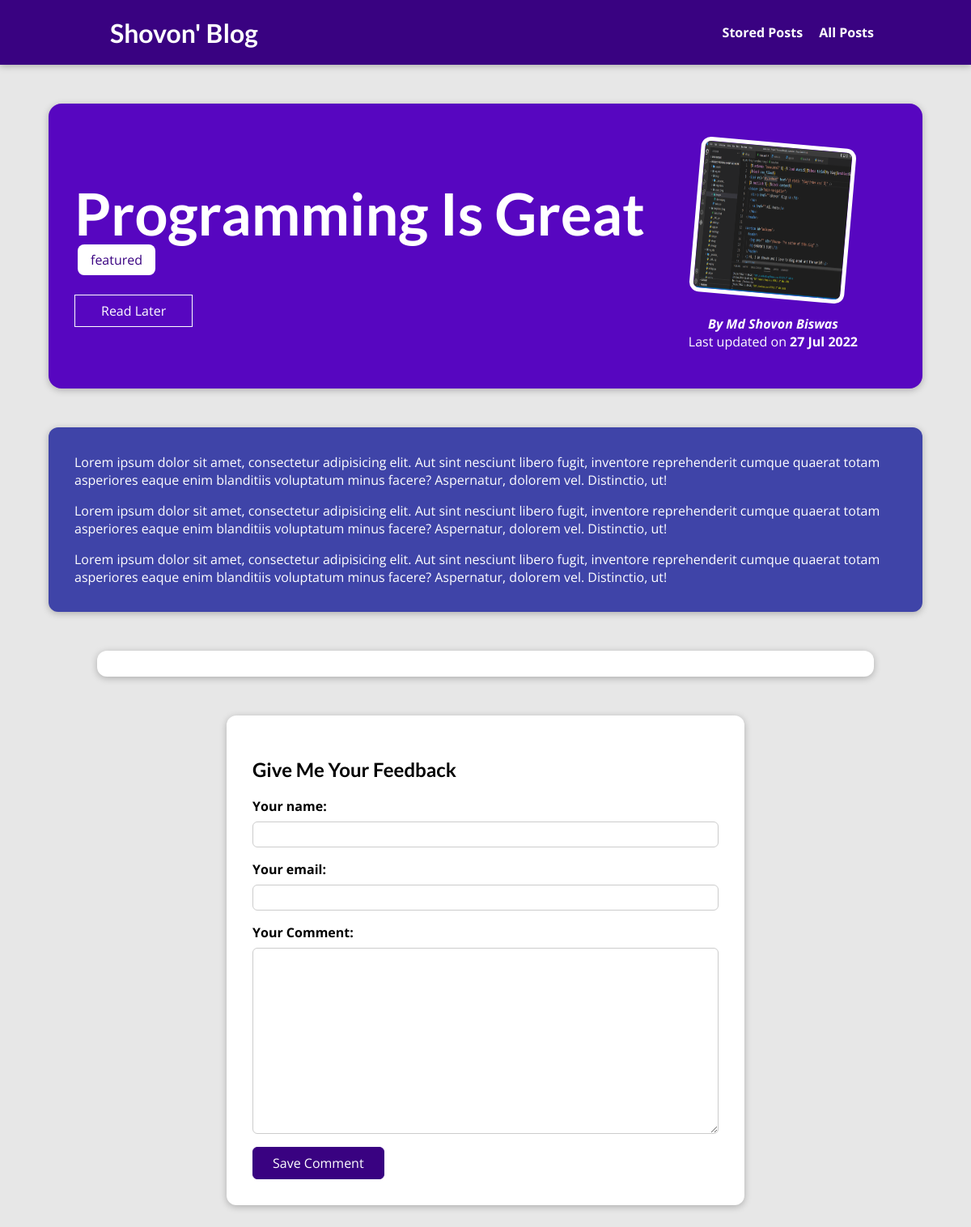
Page /posts/programming-is-fun on the committed database.
### blog/models.py (models this page shows, shortened)
class Post(models.Model):
    title = models.CharField(max_length=100)
    excerpt = models.TextField(max_length=100)
    image = models.ImageField(upload_to = "posts", null = True)
    date = models.DateField(auto_now=True)
    slug = models.SlugField(unique=True, db_index=True)
    content = models.TextField(validators=[MinLengthValidator(10)])
    author = models.ForeignKey(
        Author, on_delete=models.SET_NULL, null= True, related_name = "posts")
    tag = models.ManyToManyField(Tag)

class Tag(models.Model):
    captions = models.CharField(max_length=20)

class Author(models.Model):
    first_name = models.CharField(max_length=100)
    last_name = models.CharField(max_length=100)
    email = models.EmailField()
    def full_name(self):
        return f'{self.first_name} {self.last_name}'
    def __str__(self):
        return self.full_name()

### blog/views.py (the view, shortened to what this page needs)
# urls.py: path('posts/<slug:slug>', views.SinglePageView.as_view(), name="post-detail-page"),
class SinglePageView(View):
    def is_stored_post(self,request, post_id):
        stored_posts = request.session.get("stored_posts")
        if stored_posts is not None:
            is_saved_for_later = post_id in stored_posts
        else:
            is_saved_for_later = False
        return is_saved_for_later
    def get(self, request, slug):
        post = Post.objects.get(slug=slug)
        context = {
            "post": post,
            "post_tags":post.tag.all(),
            "comment_form": CommentForm(),
            "comments": post.comments.all().order_by('-id'),
            "saved_for_later": self.is_stored_post(request, post.id)
        }
        return render(request, 'blog/post-details.html', context)

### blog/forms.py
class CommentForm(forms.ModelForm):
    class Meta:
        model = Comment
        exclude = ["post"]
        labels = {
            "user_name": "Your name",
            "user_email": "Your email",
            "text": "Your Comment"
        }

### blog/templates/blog/post-details.html (shortened to what this page needs)
{% extends 'base.html' %} {%load static%}  {%block css_files%}
<link rel="stylesheet" href="{% static 'blog/post-detail.css' %}" />
{% endblock %} {%block content%}
<section id="summary">
  <h2>{{post.title}}</h2>
  <div>
    {% for tag in post_tags %}
    <span class="tag"> {{tag.captions}} </span>
    {% endfor %}
  </div>
  <div class="read-later">
    <form action="{% url 'read-later'%} " method="POST">
      <button>
        {% if saved_for_later %}
          Remove from "Read Later"
        {% else %}
          Read Later
        {% endif %}
      </button>
    </form>
  </div>
  <article>
    <img src="{{ post.image.url }}" alt="{{post.title}}" />
    <address>
      By
      <a href="mailto:{{ post.author.email_address}}"> {{post.author|title}}</a>
    </address>
    <div>Last updated on <time> {{post.date|date:"d M Y"}}</time></div>
  </article>
</section>
<main id="para">{{post.content|linebreaks}}</main>
<section id="comment">
</section>
<section id="comment_form">
  <h2>Give Me Your Feedback</h2>
  <form action="{% url 'post-detail-page' post.slug %}" method="POST">
    {% csrf_token %} {% for form_field in comment_form%}
    <div class="form-control {% if form_field.errors %} invalid {% endif %}">
      {{ form_field.label_tag }} {{ form_field }} {{ form_field.errors }}
    </div>
    {% endfor %}
    <button>Save Comment</button>
  </form>
</section>
{% endblock %}

### static/app.css (style rules this page uses)
* { box-sizing: border-box; }
html { font-family: "Open Sans", "Lato", sans-serif; }
body { margin: 0; }
h1, h2, h3 { font-family: "Lato", sans-serif; font-weight: bold; }

### blog/static/blog/post-detail.css (style rules this page uses)
body { background-color: #e7e7e7; }
#summary { margin: 8rem auto 3rem auto; padding: 2rem; width: 90%; max-width: 90rem; border-radius: 16px; background-color: #5706c0; position: relative; box-shadow: 0 2px 8px rgba(0, 0, 0, 0.25); height: 22rem; }
#summary h2 { color: #fff; font-size: 4.5rem; margin-bottom: 0.25rem; }
#summary article { position: absolute; top: 2rem; right: 3rem; padding: 1rem 2rem; border-radius: 12px; text-align: center; color: white; }
#summary article img { width: 12rem; height: 12rem; border-radius: 12px; transform: rotateZ(5deg); border: 5px solid #fff; margin-bottom: 1rem; }
#summary address { font-weight: bold; }
#summary a { color: #fff; text-decoration: none; }
#summary time { font-weight: bold; }
#para { margin: 3rem auto; width: 90%; max-width: 90rem; border-radius: 12px; background-color: #3f44a8; box-shadow: 0 2px 8px rgba(0, 0, 0, 0.25); padding: 1rem 2rem; color: #fff; }
.tag { background-color: #fff; color: #390281; padding: 0.5rem 1rem; margin: 4px; border-radius: 8px; }
#comment_form button { font: inherit; background-color: #390281; color: white; border: 1px solid #390281; padding: 0.5rem 1.5rem; border-radius: 6px; cursor: pointer; }
#comment_form { margin: 3rem auto; width: 90%; max-width: 40rem; border-radius: 12px; background-color: white; box-shadow: 0 2px 8px rgba(0, 0, 0, 0.25); padding: 2rem; }
.form-control { margin-bottom: 1rem; }
.form-control label { font-weight: bold; margin-bottom: 0.5rem; display: block; }
.form-control input, .form-control textarea { display: block; width: 100%; font: inherit; padding: 0.25rem; border-radius: 6px; border: 1px solid #ccc; }
#comment { margin: 3rem auto; width: 90%; max-width: 60rem; border-radius: 12px; background-color: white; box-shadow: 0 2px 8px rgba(0, 0, 0, 0.25); padding: 1rem 2rem; }
.read-later { margin: 2rem 0; }
.read-later button { background-color: transparent; border: 1px solid white; padding: 0.5rem 2rem; font: inherit; color: white; }

### rows in the picture
Post: title "Programming Is Great", image (picture), author "Md Shovon Biswas", date "27 Jul 2022", content "Lorem ipsum dolor sit amet, consectetur adipisicing elit. Aut sint nesciunt libero fugit, inventore reprehenderit cumque quaerat totam asperiores eaque enim blanditiis voluptatum minus facere? Aspernatur, dolorem vel. Distinctio, ut! Lorem ipsum dolor sit amet, consectetur adipisicing elit. Aut sint nesciunt libero fugit, inventore reprehenderit cumque quaerat totam asperiores eaque enim blanditiis voluptatum minus facere? Aspernatur, dolorem vel. Distinctio, ut! Lorem ipsum dolor sit amet, consectetur adipisicing elit. Aut sint nesciunt libero fugit, inventore reprehenderit cumque quaerat totam asperiores eaque enim blanditiis voluptatum minus facere? Aspernatur, dolorem vel. Distinctio,…"
Tag: captions "featured"
